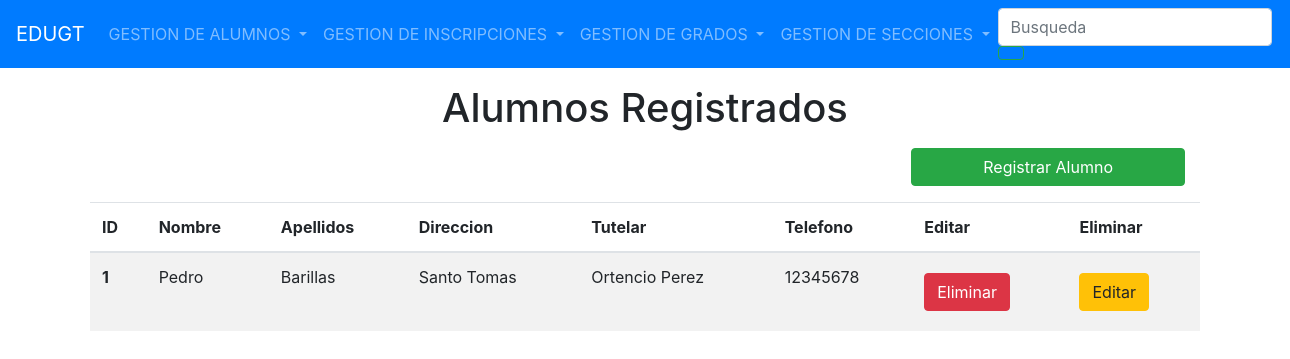
/listarAlumnos/, run on an earlier commit of the app's database.
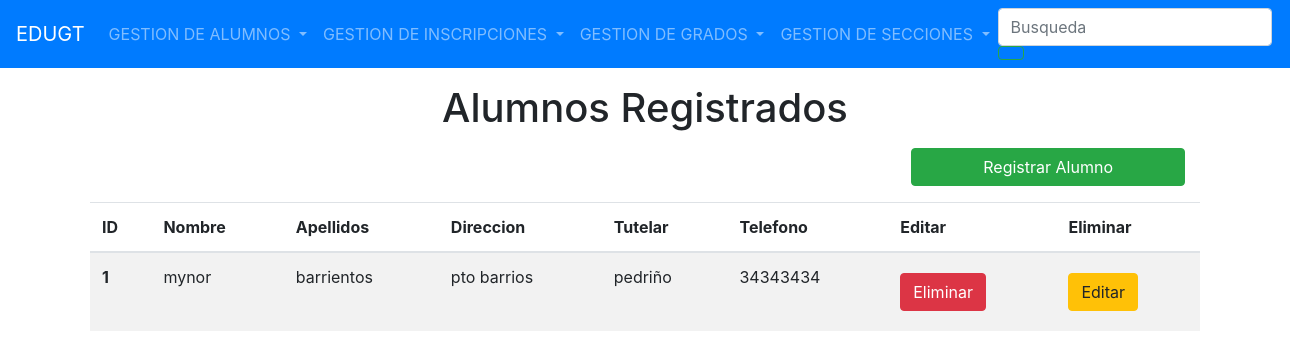
And on a later commit of the database.
### Models/Alumno/models.py (models this page shows, shortened)
class Alumno(models.Model):
    id_alumno= models.AutoField(primary_key=True)
    Nombre =  models.CharField(max_length=30)
    Apellido = models.CharField(max_length=30)
    Direccion = models.CharField(max_length=30)
    Tutelar = models.CharField(max_length=30)
    Telefono= models.IntegerField()

### Models/Alumno/views.py (the view)
# urls.py: path("listarAlumnos/", FormularioAlumnoView.listar_alumnos, name='listarAlumnos'),
    def listar_alumnos(request):
        alumnos = Alumno.objects.all()
        return render(request, "ListaAlumnos.html",{"lb_alumnos": alumnos})

### Templates/ListaAlumnos.html (shortened to what this page needs)
{% extends 'index.html' %}
{% block content  %}
    <h1 align="center">Alumnos Registrados</h1>
        <div class="row col-12 justify-content-end mb-2 pr-0">
        <a class="btn btn-success col-md-3" href="{% url 'registrarAlumno' %}">Registrar Alumno</a>
        </div>
<table class="table table-striped">
  <thead>
    <tr>
      <th scope="col">ID</th>
      <th scope="col">Nombre</th>
      <th scope="col">Apellidos</th>
      <th scope="col">Direccion</th>
        <th scope="col">Tutelar</th>
        <th scope="col">Telefono</th>
        <th scope="col">Editar</th>
        <th scope="col">Eliminar</th>
    </tr>
  </thead>
  <tbody>
  {% for alumno in lb_alumnos %}
     <tr>
      <th scope="row">{{ alumno.id_alumno }}</th>
      <td>{{ alumno.Nombre }}</td>
      <td>{{alumno.Apellido}}</td>
      <td>{{alumno.Direccion}}</td>
      <td>{{alumno.Tutelar}}</td>
      <td>{{alumno.Telefono}}</td>
 <td>
                            <a href="{% url 'ELIMINAROBEJTO' alumno.pk %}" class="btn btn-danger btn-icon-split">
                                <span class="text">Eliminar</span>
                            </a>
                        </td>
      <td>
                            <a href="{% url 'MODIFICARLU' alumno.pk %}" class="btn btn-warning btn-icon-split">
                                <span class="text">Editar</span>
                            </a>
                        </td>
  {% endfor %}
  </tbody>
</table>
{% endblock %}

What changed in the data, as far as the page shows it:
changed Alumno id 1: Nombre "Pedro" → "mynor"; Apellido "Barillas" → "barrientos"; Direccion "Santo Tomas" → "pto barrios"; Tutelar "Ortencio Perez" → "pedriño"; Telefono "12345678" → "34343434"
